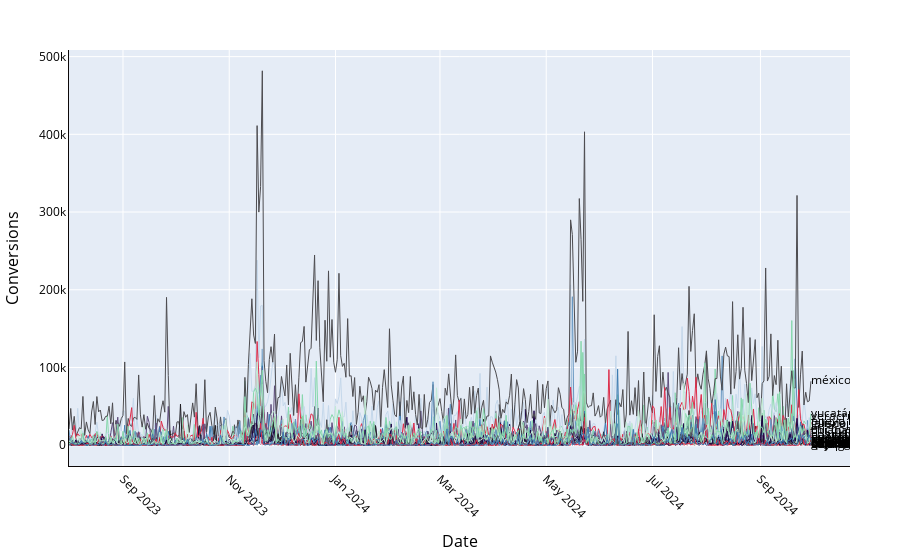

The notebook cell saved with this chart:
### Code cell
problematic_regions = identify_problematic_regions(data, threshold_zero_ratio=0.25, threshold_var=0.1)

budget_inputs = define_budget_and_roi(experiment_budget=10000, cost_per_incremental_conversion=1.5)

plot_geodata(data)

### Figure 1 — Plotly figure (JSON) as saved in the notebook; plotly's stock layout.template omitted (floating-point values rounded to 4 significant figures; data arrays with more than 128 entries replaced by an {"elided": "..."} marker saying what was removed)
{"data": [{"line": {"color": "#3E7CB1", "width": 1}, "mode": "lines", "name": "aguascalientes", "type": "scatter", "x": {"elided": "427 str values"}, "y": {"elided": "427 float values"}}, {"line": {"color": "#6596C1", "width": 1}, "mode": "lines", "name": "baja california", "type": "scatter", "x": {"elided": "427 str values"}, "y": {"elided": "427 float values"}}, {"line": {"color": "#C5D8EB", "width": 1}, "mode": "lines", "name": "baja california sur", "type": "scatter", "x": {"elided": "427 str values"}, "y": {"elided": "427 float values"}}, {"line": {"color": "#5F4D7B", "width": 1}, "mode": "lines", "name": "campeche", "type": "scatter", "x": {"elided": "427 str values"}, "y": {"elided": "427 float values"}}, {"line": {"color": "#211F24", "width": 1}, "mode": "lines", "name": "chiapas", "type": "scatter", "x": {"elided": "427 str values"}, "y": {"elided": "427 float values"}}, {"line": {"color": "#4D4C50", "width": 1}, "mode": "lines", "name": "chihuahua", "type": "scatter", "x": {"elided": "427 str values"}, "y": {"elided": "427 float values"}}, {"line": {"color": "#1B0043", "width": 1}, "mode": "lines", "name": "coahuila", "type": "scatter", "x": {"elided": "427 str values"}, "y": {"elided": "427 float values"}}, {"line": {"color": "#DD2D4A", "width": 1}, "mode": "lines", "name": "colima", "type": "scatter", "x": {"elided": "427 str values"}, "y": {"elided": "427 float values"}}, {"line": {"color": "#C3EBD6", "width": 1}, "mode": "lines", "name": "durango", "type": "scatter", "x": {"elided": "427 str values"}, "y": {"elided": "427 float values"}}, {"line": {"color": "#87D8AD", "width": 1}, "mode": "lines", "name": "guanajuato", "type": "scatter", "x": {"elided": "427 str values"}, "y": {"elided": "427 float values"}}, {"line": {"color": "#3E7CB1", "width": 1}, "mode": "lines", "name": "guerrero", "type": "scatter", "x": {"elided": "427 str values"}, "y": {"elided": "427 float values"}}, {"line": {"color": "#6596C1", "width": 1}, "mode": "lines", "name": "hidalgo", "type": "scatter", "x": {"elided": "427 str values"}, "y": {"elided": "427 float values"}}, {"line": {"color": "#C5D8EB", "width": 1}, "mode": "lines", "name": "jalisco", "type": "scatter", "x": {"elided": "427 str values"}, "y": {"elided": "427 float values"}}, {"line": {"color": "#5F4D7B", "width": 1}, "mode": "lines", "name": "michoacán", "type": "scatter", "x": {"elided": "427 str values"}, "y": {"elided": "427 float values"}}, {"line": {"color": "#211F24", "width": 1}, "mode": "lines", "name": "morelos", "type": "scatter", "x": {"elided": "427 str values"}, "y": {"elided": "427 float values"}}, {"line": {"color": "#4D4C50", "width": 1}, "mode": "lines", "name": "méxico", "type": "scatter", "x": {"elided": "427 str values"}, "y": {"elided": "427 float values"}}, {"line": {"color": "#1B0043", "width": 1}, "mode": "lines", "name": "nayarit", "type": "scatter", "x": {"elided": "427 str values"}, "y": {"elided": "427 float values"}}, {"line": {"color": "#DD2D4A", "width": 1}, "mode": "lines", "name": "nuevo león", "type": "scatter", "x": {"elided": "427 str values"}, "y": {"elided": "427 float values"}}, {"line": {"color": "#C3EBD6", "width": 1}, "mode": "lines", "name": "oaxaca", "type": "scatter", "x": {"elided": "427 str values"}, "y": {"elided": "427 float values"}}, {"line": {"color": "#87D8AD", "width": 1}, "mode": "lines", "name": "puebla", "type": "scatter", "x": {"elided": "427 str values"}, "y": {"elided": "427 float values"}}, {"line": {"color": "#3E7CB1", "width": 1}, "mode": "lines", "name": "querétaro", "type": "scatter", "x": {"elided": "427 str values"}, "y": {"elided": "427 float values"}}, {"line": {"color": "#6596C1", "width": 1}, "mode": "lines", "name": "quintana roo", "type": "scatter", "x": {"elided": "427 str values"}, "y": {"elided": "427 float values"}}, {"line": {"color": "#C5D8EB", "width": 1}, "mode": "lines", "name": "san luis potosí", "type": "scatter", "x": {"elided": "427 str values"}, "y": {"elided": "427 float values"}}, {"line": {"color": "#5F4D7B", "width": 1}, "mode": "lines", "name": "sinaloa", "type": "scatter", "x": {"elided": "427 str values"}, "y": {"elided": "427 float values"}}, {"line": {"color": "#211F24", "width": 1}, "mode": "lines", "name": "sonora", "type": "scatter", "x": {"elided": "427 str values"}, "y": {"elided": "427 float values"}}, {"line": {"color": "#4D4C50", "width": 1}, "mode": "lines", "name": "tabasco", "type": "scatter", "x": {"elided": "427 str values"}, "y": {"elided": "427 float values"}}, {"line": {"color": "#1B0043", "width": 1}, "mode": "lines", "name": "tamaulipas", "type": "scatter", "x": {"elided": "427 str values"}, "y": {"elided": "427 float values"}}, {"line": {"color": "#DD2D4A", "width": 1}, "mode": "lines", "name": "tlaxcala", "type": "scatter", "x": {"elided": "427 str values"}, "y": {"elided": "427 float values"}}, {"line": {"color": "#C3EBD6", "width": 1}, "mode": "lines", "name": "veracruz", "type": "scatter", "x": {"elided": "427 str values"}, "y": {"elided": "427 float values"}}, {"line": {"color": "#87D8AD", "width": 1}, "mode": "lines", "name": "yucatán", "type": "scatter", "x": {"elided": "427 str values"}, "y": {"elided": "427 float values"}}, {"line": {"color": "#3E7CB1", "width": 1}, "mode": "lines", "name": "zacatecas", "type": "scatter", "x": {"elided": "427 str values"}, "y": {"elided": "427 float values"}}, {"mode": "text", "showlegend": false, "text": "aguascalientes", "textfont": {"color": "black", "size": 12}, "textposition": "middle right", "type": "scatter", "x": ["2024-09-30T00:00:00"], "y": [6435.0]}, {"mode": "text", "showlegend": false, "text": "baja california", "textfont": {"color": "black", "size": 12}, "textposition": "middle right", "type": "scatter", "x": ["2024-09-30T00:00:00"], "y": [2600.0]}, {"mode": "text", "showlegend": false, "text": "baja california sur", "textfont": {"color": "black", "size": 12}, "textposition": "middle right", "type": "scatter", "x": ["2024-09-30T00:00:00"], "y": [489.9]}, {"mode": "text", "showlegend": false, "text": "campeche", "textfont": {"color": "black", "size": 12}, "textposition": "middle right", "type": "scatter", "x": ["2024-09-30T00:00:00"], "y": [0]}, {"mode": "text", "showlegend": false, "text": "chiapas", "textfont": {"color": "black", "size": 12}, "textposition": "middle right", "type": "scatter", "x": ["2024-09-30T00:00:00"], "y": [18540.0]}, {"mode": "text", "showlegend": false, "text": "chihuahua", "textfont": {"color": "black", "size": 12}, "textposition": "middle right", "type": "scatter", "x": ["2024-09-30T00:00:00"], "y": [3455.0]}, {"mode": "text", "showlegend": false, "text": "coahuila", "textfont": {"color": "black", "size": 12}, "textposition": "middle right", "type": "scatter", "x": ["2024-09-30T00:00:00"], "y": [12570.0]}, {"mode": "text", "showlegend": false, "text": "colima", "textfont": {"color": "black", "size": 12}, "textposition": "middle right", "type": "scatter", "x": ["2024-09-30T00:00:00"], "y": [349.9]}, {"mode": "text", "showlegend": false, "text": "durango", "textfont": {"color": "black", "size": 12}, "textposition": "middle right", "type": "scatter", "x": ["2024-09-30T00:00:00"], "y": [1830.0]}, {"mode": "text", "showlegend": false, "text": "guanajuato", "textfont": {"color": "black", "size": 12}, "textposition": "middle right", "type": "scatter", "x": ["2024-09-30T00:00:00"], "y": [27500.0]}, {"mode": "text", "showlegend": false, "text": "guerrero", "textfont": {"color": "black", "size": 12}, "textposition": "middle right", "type": "scatter", "x": ["2024-09-30T00:00:00"], "y": [949.9]}, {"mode": "text", "showlegend": false, "text": "hidalgo", "textfont": {"color": "black", "size": 12}, "textposition": "middle right", "type": "scatter", "x": ["2024-09-30T00:00:00"], "y": [600.0]}, {"mode": "text", "showlegend": false, "text": "jalisco", "textfont": {"color": "black", "size": 12}, "textposition": "middle right", "type": "scatter", "x": ["2024-09-30T00:00:00"], "y": [27350.0]}, {"mode": "text", "showlegend": false, "text": "michoacán", "textfont": {"color": "black", "size": 12}, "textposition": "middle right", "type": "scatter", "x": ["2024-09-30T00:00:00"], "y": [19170.0]}, {"mode": "text", "showlegend": false, "text": "morelos", "textfont": {"color": "black", "size": 12}, "textposition": "middle right", "type": "scatter", "x": ["2024-09-30T00:00:00"], "y": [1030.0]}, {"mode": "text", "showlegend": false, "text": "méxico", "textfont": {"color": "black", "size": 12}, "textposition": "middle right", "type": "scatter", "x": ["2024-09-30T00:00:00"], "y": [82260.0]}, {"mode": "text", "showlegend": false, "text": "nayarit", "textfont": {"color": "black", "size": 12}, "textposition": "middle right", "type": "scatter", "x": ["2024-09-30T00:00:00"], "y": [1610.0]}, {"mode": "text", "showlegend": false, "text": "nuevo león", "textfont": {"color": "black", "size": 12}, "textposition": "middle right", "type": "scatter", "x": ["2024-09-30T00:00:00"], "y": [29670.0]}, {"mode": "text", "showlegend": false, "text": "oaxaca", "textfont": {"color": "black", "size": 12}, "textposition": "middle right", "type": "scatter", "x": ["2024-09-30T00:00:00"], "y": [519.9]}, {"mode": "text", "showlegend": false, "text": "puebla", "textfont": {"color": "black", "size": 12}, "textposition": "middle right", "type": "scatter", "x": ["2024-09-30T00:00:00"], "y": [8694.0]}, {"mode": "text", "showlegend": false, "text": "querétaro", "textfont": {"color": "black", "size": 12}, "textposition": "middle right", "type": "scatter", "x": ["2024-09-30T00:00:00"], "y": [9484.0]}, {"mode": "text", "showlegend": false, "text": "quintana roo", "textfont": {"color": "black", "size": 12}, "textposition": "middle right", "type": "scatter", "x": ["2024-09-30T00:00:00"], "y": [1905.0]}, {"mode": "text", "showlegend": false, "text": "san luis potosí", "textfont": {"color": "black", "size": 12}, "textposition": "middle right", "type": "scatter", "x": ["2024-09-30T00:00:00"], "y": [3510.0]}, {"mode": "text", "showlegend": false, "text": "sinaloa", "textfont": {"color": "black", "size": 12}, "textposition": "middle right", "type": "scatter", "x": ["2024-09-30T00:00:00"], "y": [5448.0]}, {"mode": "text", "showlegend": false, "text": "sonora", "textfont": {"color": "black", "size": 12}, "textposition": "middle right", "type": "scatter", "x": ["2024-09-30T00:00:00"], "y": [7230.0]}, {"mode": "text", "showlegend": false, "text": "tabasco", "textfont": {"color": "black", "size": 12}, "textposition": "middle right", "type": "scatter", "x": ["2024-09-30T00:00:00"], "y": [6929.0]}, {"mode": "text", "showlegend": false, "text": "tamaulipas", "textfont": {"color": "black", "size": 12}, "textposition": "middle right", "type": "scatter", "x": ["2024-09-30T00:00:00"], "y": [1334.0]}, {"mode": "text", "showlegend": false, "text": "tlaxcala", "textfont": {"color": "black", "size": 12}, "textposition": "middle right", "type": "scatter", "x": ["2024-09-30T00:00:00"], "y": [11990.0]}, {"mode": "text", "showlegend": false, "text": "veracruz", "textfont": {"color": "black", "size": 12}, "textposition": "middle right", "type": "scatter", "x": ["2024-09-30T00:00:00"], "y": [35870.0]}, {"mode": "text", "showlegend": false, "text": "yucatán", "textfont": {"color": "black", "size": 12}, "textposition": "middle right", "type": "scatter", "x": ["2024-09-30T00:00:00"], "y": [40700.0]}, {"mode": "text", "showlegend": false, "text": "zacatecas", "textfont": {"color": "black", "size": 12}, "textposition": "middle right", "type": "scatter", "x": ["2024-09-30T00:00:00"], "y": [6500.0]}], "layout": {"margin": {"b": 50, "l": 50, "r": 50, "t": 50}, "showlegend": false, "xaxis": {"color": "#0d0808", "linecolor": "#0d0808", "showgrid": true, "tickangle": 45, "tickfont": {"color": "black", "size": 12}, "tickformat": "%b %Y", "title": {"font": {"color": "black", "size": 16}, "text": "Date"}}, "yaxis": {"color": "#0d0808", "linecolor": "#0d0808", "showgrid": true, "tickfont": {"color": "black", "size": 12}, "title": {"font": {"color": "black", "size": 16}, "text": "Conversions"}}}}
